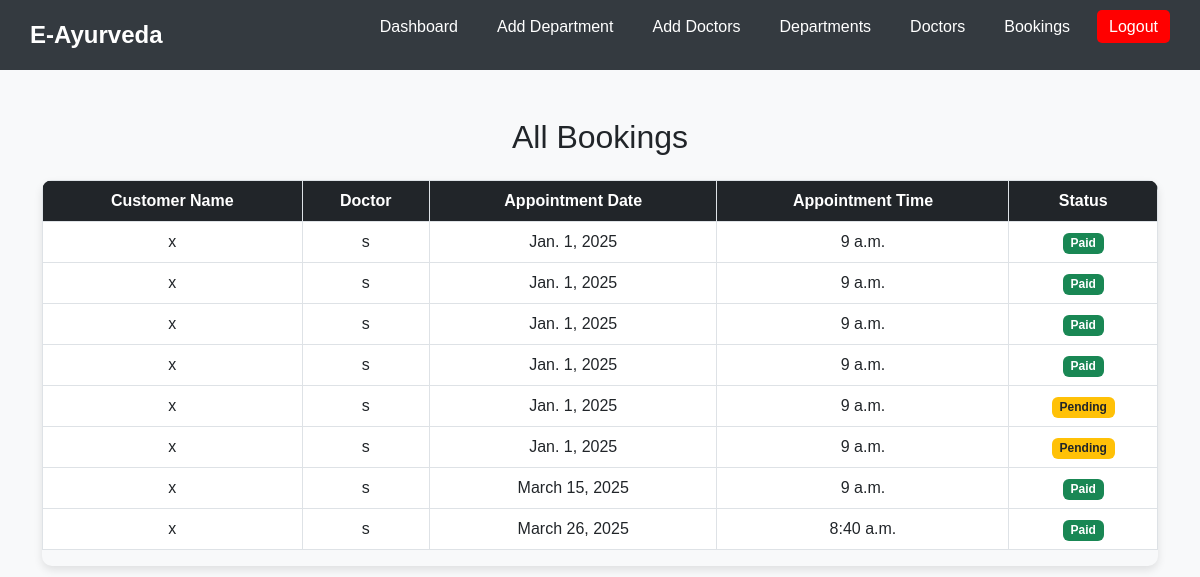
The page /stafbookings/ on the database as committed earlier.
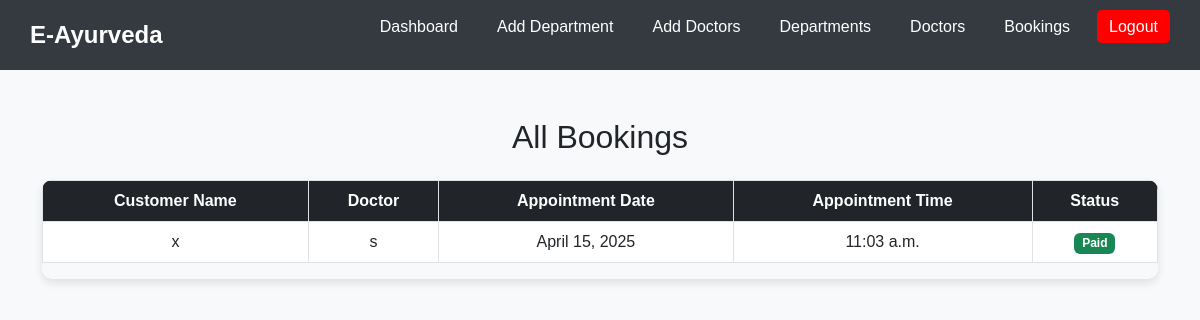
The same page on the database as committed later.
### app/models.py (models this page shows, shortened)
class Booking(models.Model):
    doctor = models.ForeignKey(Doctor, on_delete=models.CASCADE, related_name='bookings')
    customer = models.ForeignKey(Customer, on_delete=models.CASCADE, related_name='bookings')  # ForeignKey to Customer
    appointment_date = models.DateField()
    appointment_time = models.TimeField()
    created_at = models.DateTimeField(auto_now_add=True)
    status = models.CharField(
        max_length=20,
        choices=[('Pending', 'Pending'), ('Paid', 'Paid')],
        default='Pending'
    )

class Customer(models.Model):
    name = models.CharField(max_length=100)
    email = models.EmailField(unique=True)
    phone = models.PositiveBigIntegerField()
    password = models.CharField(max_length=255)
    location = models.CharField(max_length=255)
    symptoms = models.ManyToManyField('Symptom', related_name='customers')

class Doctor(models.Model):
    department = models.ForeignKey(Department, on_delete=models.CASCADE, related_name='doctors')
    name = models.CharField(max_length=100)
    bio = models.TextField(blank=True, null=True)
    available = models.BooleanField(default=True)
    consultation_fee = models.DecimalField(max_digits=10, decimal_places=2, default=0.00)
    location = models.CharField(max_length=255, blank=True, null=True)  # New field for location

### app/views.py (the view)
# urls.py: path('stafbookings/', views.staff_view_bookings, name='staff-bookings'),
def staff_view_bookings(request):
    bookings = Booking.objects.select_related('customer', 'doctor').all()  # Optimized query to include customer details
    return render(request, 'staf/staf_bookings.html', {'bookings': bookings})

### templates/staf/staf_bookings.html (shortened to what this page needs)
<!DOCTYPE html>
<html lang="en">
<head>
    <link href="https://cdn.jsdelivr.net/npm/bootstrap@5.3.0/dist/css/bootstrap.min.css" rel="stylesheet">
</head>
<body>
    <nav class="navbar">
        <div class="logo">E-Ayurveda</div>
        <ul>
            <li><a href="../stafhome">Dashboard</a></li>
            <li><a href="../add-department">Add Department</a></li>
            <li><a href="../add-doctor">Add Doctors</a></li>
            <li><a href="../departments">Departments</a></li>
            <li><a href="../doctors">Doctors</a></li>
            <li><a href="../stafbookings">Bookings</a></li>
            <li><a href="../logout" class="logout-btn">Logout</a></li>
        </ul>
    </nav>
    <div class="container mt-5">
        <h2 class="text-center mb-4">All Bookings</h2>
        <div class="table-responsive">
            <table class="table table-hover table-bordered">
                <thead>
                    <tr>
                        <th>Customer Name</th>
                        <th>Doctor</th>
                        <th>Appointment Date</th>
                        <th>Appointment Time</th>
                        <th>Status</th>
                    </tr>
                </thead>
                <tbody>
                    {% for booking in bookings %}
                    <tr>
                        <td>{{ booking.customer.name }}</td>
                        <td>{{ booking.doctor.name }}</td>
                        <td>{{ booking.appointment_date }}</td>
                        <td>{{ booking.appointment_time }}</td>
                        <td>
                            {% if booking.status == "Pending" %}
                            <span class="badge bg-warning text-dark">Pending</span>
                            {% elif booking.status == "Paid" %}
                            <span class="badge bg-success">Paid</span>
                            {% else %}
                            <span class="badge bg-secondary">Unknown</span>
                            {% endif %}
                        </td>
                    </tr>
                    {% empty %}
                    <tr>
                        <td colspan="5" class="text-center text-muted">No bookings available.</td>
                    </tr>
                    {% endfor %}
                </tbody>
            </table>
        </div>
    </div>
</body>
</html>

Rows that differ between the two databases and show on the page:
removed Booking: customer.name "x", doctor.name "s", appointment_date "Jan. 1, 2025", appointment_time "9 a.m.", status "Paid"
removed Booking: customer.name "x", doctor.name "s", appointment_date "Jan. 1, 2025", appointment_time "9 a.m.", status "Paid"
removed Booking: customer.name "x", doctor.name "s", appointment_date "Jan. 1, 2025", appointment_time "9 a.m.", status "Paid"
removed Booking: customer.name "x", doctor.name "s", appointment_date "Jan. 1, 2025", appointment_time "9 a.m.", status "Paid"
removed Booking: customer.name "x", doctor.name "s", appointment_date "Jan. 1, 2025", appointment_time "9 a.m.", status "Pending"
removed Booking: customer.name "x", doctor.name "s", appointment_date "Jan. 1, 2025", appointment_time "9 a.m.", status "Pending"
removed Booking: customer.name "x", doctor.name "s", appointment_date "March 15, 2025", appointment_time "9 a.m.", status "Paid"
removed Booking: customer.name "x", doctor.name "s", appointment_date "March 26, 2025", appointment_time "8:40 a.m.", status "Paid"
added Booking: customer.name "x", doctor.name "s", appointment_date "April 15, 2025", appointment_time "11:03 a.m.", status "Paid"
